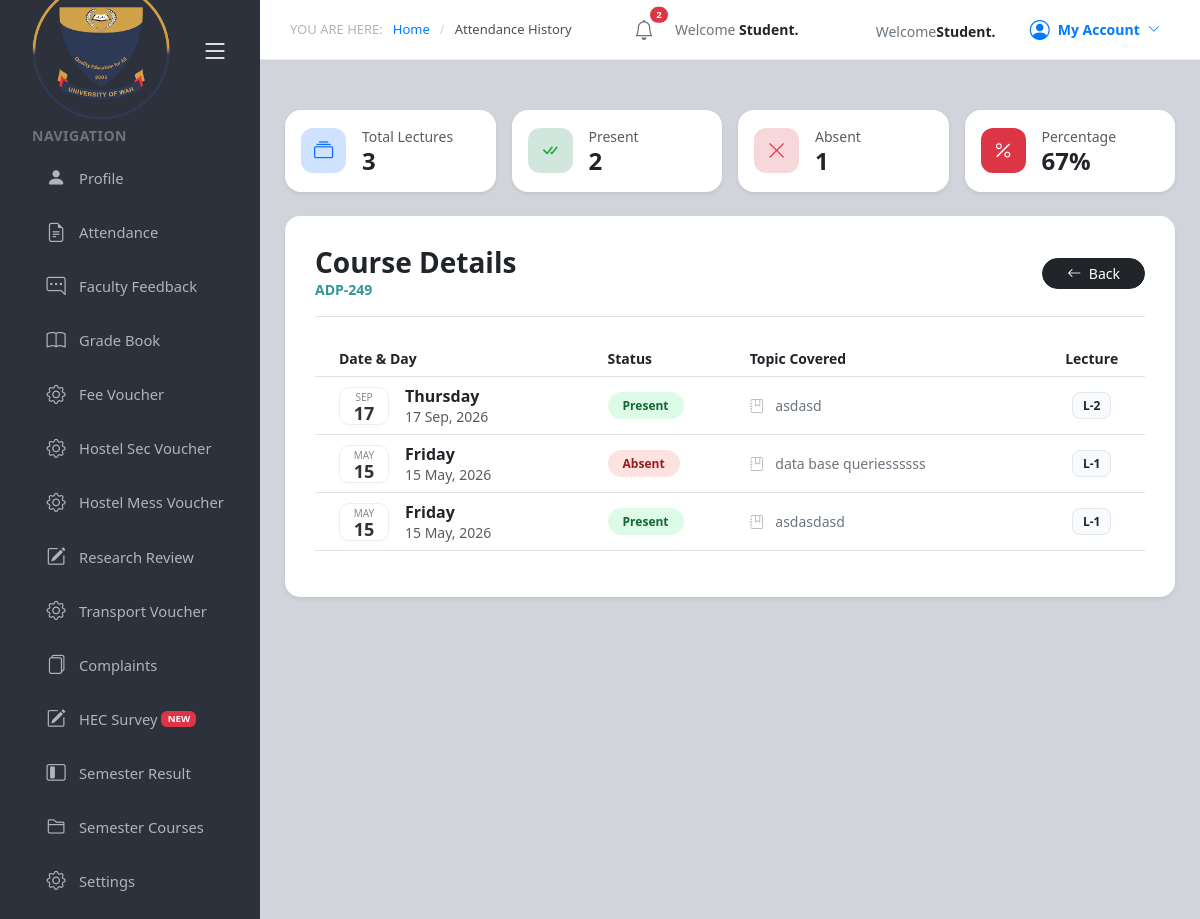
Screenshot of /attendance_details.php?code=ADP-249 (signed in) with the database file from the repository.
### tables this page shows
CREATE TABLE `attendance_logs` (
  `log_id` int(11) NOT NULL,
  `course_code` varchar(20) DEFAULT NULL,
  `date` date DEFAULT NULL,
  `status` enum('Present','Absent','Leave') DEFAULT NULL,
  `topic` varchar(255) DEFAULT NULL,
  `lecture_room` varchar(50) DEFAULT NULL,
  `lecture_no` int(11) DEFAULT 1,
  `registration_no` varchar(20) DEFAULT NULL
);

### attendance_details.php (the view, shortened to what this page needs)
<?php
$registration_no = $_SESSION['registration_no'];
$conn = new mysqli("localhost", "root", "", "fyp");
$course_code = isset($_GET['code']) ? $_GET['code'] : 'Unknown';
$course_title = isset($_GET['title']) ? $_GET['title'] : 'Course Details';
$stats_sql = "SELECT
                COUNT(*) as total,
                SUM(CASE WHEN status = 'Present' THEN 1 ELSE 0 END) as presents,
                SUM(CASE WHEN status = 'Absent' THEN 1 ELSE 0 END) as absents
              FROM attendance_logs WHERE course_code = '$course_code' AND registration_no = '$registration_no'";
$stats_result = $conn->query($stats_sql);
$stats = $stats_result->fetch_assoc();
$total_lec = $stats['total'] ?? 0;
$present_count = $stats['presents'] ?? 0;
$absent_count = $stats['absents'] ?? 0;
$percentage = ($total_lec > 0) ? round(($present_count / $total_lec) * 100) : 0;
$sql = "SELECT * FROM attendance_logs WHERE course_code = '$course_code' AND registration_no = '$registration_no' ORDER BY date DESC, lecture_no DESC";
$result = $conn->query($sql);
include 'includes/navbar.php';
?>
<!DOCTYPE html>
<html lang="en">
<head>
    <link href="https://cdn.jsdelivr.net/npm/bootstrap@5.3.0/dist/css/bootstrap.min.css" rel="stylesheet">
    <link rel="stylesheet" href="https://cdn.jsdelivr.net/npm/bootstrap-icons@1.11.0/font/bootstrap-icons.css">
    <link rel="stylesheet" href="assets/navbar.css">
    <link rel="stylesheet" href="assets/header.css">
    <link rel="stylesheet" href="assets/faculty.css">
    <link rel="stylesheet" href="assets/details.css">
</head>
<body>
<div class="main-wrapper">
    <?php include 'includes/header.php'; ?>
    <div class="content-container">
        <div class="row g-3 mb-4">
            <div class="col-md-3">
                <div class="summary-card bg-white shadow-sm border-0 p-3 rounded-4">
                    <div class="d-flex align-items-center">
                        <div class="icon-circle bg-primary-subtle text-primary me-3">
                            <i class="bi bi-collection"></i>
                        </div>
                        <div>
                            <small class="text-muted d-block">Total Lectures</small>
                            <span class="h4 fw-bold mb-0"><?php echo $total_lec; ?></span>
                        </div>
                    </div>
                </div>
            </div>
            <div class="col-md-3">
                <div class="summary-card bg-white shadow-sm border-0 p-3 rounded-4">
                    <div class="d-flex align-items-center">
                        <div class="icon-circle bg-success-subtle text-success me-3">
                            <i class="bi bi-check-all"></i>
                        </div>
                        <div>
                            <small class="text-muted d-block">Present</small>
                            <span class="h4 fw-bold mb-0"><?php echo $present_count; ?></span>
                        </div>
                    </div>
                </div>
            </div>
            <div class="col-md-3">
                <div class="summary-card bg-white shadow-sm border-0 p-3 rounded-4">
                    <div class="d-flex align-items-center">
                        <div class="icon-circle bg-danger-subtle text-danger me-3">
                            <i class="bi bi-x-lg"></i>
                        </div>
                        <div>
                            <small class="text-muted d-block">Absent</small>
                            <span class="h4 fw-bold mb-0"><?php echo $absent_count; ?></span>
                        </div>
                    </div>
                </div>
            </div>
            <div class="col-md-3">
                <div class="summary-card bg-white shadow-sm border-0 p-3 rounded-4">
                    <div class="d-flex align-items-center">
                        <div class="icon-circle <?php echo ($percentage < 75) ? 'bg-danger text-white' : 'bg-info-subtle text-info'; ?> me-3">
                            <i class="bi bi-percent"></i>
                        </div>
                        <div>
                            <small class="text-muted d-block">Percentage</small>
                            <span class="h4 fw-bold mb-0"><?php echo $percentage; ?>%</span>
                        </div>
                    </div>
                </div>
            </div>
        </div>
        <div class="content-card shadow-sm border-0">
            <div class="d-flex justify-content-between align-items-center mb-4 border-bottom pb-3">
                <div>
                    <h3 class="fw-bold text-dark mb-0"><?php echo htmlspecialchars($course_title); ?></h3>
                    <span class="text-teal small fw-bold uppercase tracking-wider"><?php echo htmlspecialchars($course_code); ?></span>
                </div>
                <a href="attendance.php" class="btn btn-dark btn-sm rounded-pill px-4">
                    <i class="bi bi-arrow-left me-1"></i> Back
                </a>
            </div>
            <div class="table-responsive">
                <table class="table align-middle">
                    <thead>
                        <tr class="text-secondary small uppercase">
                            <th class="ps-4">Date & Day</th>
                            <th>Status</th>
                            <th>Topic Covered</th>
                            <th class="text-center">Lecture</th>
                        </tr>
                    </thead>
                    <tbody>
                        <?php if($result && $result->num_rows > 0): ?>
                            <?php while($row = $result->fetch_assoc()):
                                $formatted_date = date('d M, Y', strtotime($row['date']));
                                $day_name = date('l', strtotime($row['date']));
                            ?>
                            <tr class="history-row">
                                <td class="ps-4">
                                    <div class="d-flex align-items-center">
                                        <div class="date-icon me-3">
                                            <span class="month"><?php echo date('M', strtotime($row['date'])); ?></span>
                                            <span class="day"><?php echo date('d', strtotime($row['date'])); ?></span>
                                        </div>
                                        <div>
                                            <div class="fw-bold text-dark"><?php echo $day_name; ?></div>
                                            <div class="small text-muted"><?php echo $formatted_date; ?></div>
                                        </div>
                                    </div>
                                </td>
                                <td>
                                    <?php if($row['status'] == 'Present'): ?>
                                        <span class="status-pill status-present">Present</span>
                                    <?php else: ?>
                                        <span class="status-pill status-absent">Absent</span>
                                    <?php endif; ?>
                                </td>
                                <td>
                                    <div class="topic-box text-secondary">
                                        <i class="bi bi-journal-bookmark me-2 opacity-50"></i>
                                        <?php echo htmlspecialchars($row['topic']); ?>
                                    </div>
                                </td>
                                <td class="text-center">
                                    <span class="lecture-badge">L-<?php echo $row['lecture_no']; ?></span>
                                </td>
                            </tr>
                            <?php endwhile; ?>
                        <?php else: ?>
                            <tr><td colspan="4" class="text-center py-5">No logs found.</td></tr>
                        <?php endif; ?>
                    </tbody>
                </table>
            </div>
        </div>
    </div>
</div>
</body>
</html>

### assets/faculty.css (style rules this page uses)
:root { --nav-width: 260px; --transition-speed: 0.4s; --bezier: cubic-bezier(0.25, 0.1, 0.25, 1); }
* { margin: 0; padding: 0; box-sizing: border-box; }
html, body { height: 100%; background-color: #d1d5db; margin: 0; }
.main-wrapper { position: absolute; top: 0; left: 0; width: 100%; min-height: 100vh; padding-left: var(--nav-width); transition: padding-left var(--transition-speed) var(--bezier); }
.content-container { padding: 25px; width: 100%; }
.content-card { background: white; padding: 25px; border-radius: 8px; box-shadow: 0 4px 12px rgba(0,0,0,0.1); width: 100%; }
.text-teal { color: #00cba9; }
.text-success { color: #28a745 !important; }

### assets/details.css (style rules this page uses)
.content-card { background: #ffffff; border-radius: 15px; padding: 30px; border: 1px solid #edf2f7; }
.date-icon { background: #f8fafc; border: 1px solid #e2e8f0; border-radius: 8px; min-width: 55px; padding: 5px; }
.status-pill { display: inline-flex; align-items: center; padding: 6px 16px; border-radius: 50px; font-size: 13px; font-weight: 600; }
.status-present { background-color: #ecfdf5; color: #059669; }
.status-absent { background-color: #fef2f2; color: #dc2626; }
.topic-box { font-size: 14px; color: #475569; max-width: 300px; white-space: nowrap; overflow: hidden; text-overflow: ellipsis; }
.history-row { transition: all 0.2s ease; }
.text-teal { color: #319795; }
.summary-card { border-radius: 12px; transition: transform 0.2s ease; }
.icon-circle { width: 45px; height: 45px; border-radius: 12px; display: flex; align-items: center; justify-content: center; font-size: 1.2rem; }
.date-icon { background: #ffffff; border: 1px solid #eee; border-radius: 10px; padding: 2px 8px; text-align: center; min-width: 50px; box-shadow: 0 2px 4px rgba(0,0,0,0.02); }
.date-icon .month { font-size: 10px; text-transform: uppercase; color: #888; display: block; }
.date-icon .day { font-size: 18px; font-weight: 800; color: #333; display: block; line-height: 1; }
.status-pill { padding: 5px 15px; border-radius: 50px; font-size: 12px; font-weight: 600; }
.status-present { background: #dcfce7; color: #166534; }
.status-absent { background: #fee2e2; color: #991b1b; }
.lecture-badge { background: #f8fafc; border: 1px solid #e2e8f0; padding: 4px 10px; border-radius: 8px; font-size: 12px; font-weight: 700; }

### rows the page displays
attendance_logs: date "SEP", date "17", date "Thursday", date "17 Sep, 2026", status "Present", topic "asdasd", lecture_no "2"
attendance_logs: date "MAY", date "15", date "Friday", date "15 May, 2026", status "Absent", topic "data base queriessssss", lecture_no "1"
attendance_logs: date "MAY", date "15", date "Friday", date "15 May, 2026", status "Present", topic "asdasdasd", lecture_no "1"

### other values shown
$page_title "Attendance History"
$student['full_name'] "Student"
$total_lec "3"
$present_count "2"
$absent_count "1"
$percentage "67"
$course_title "Course Details"
$course_code "ADP-249"
